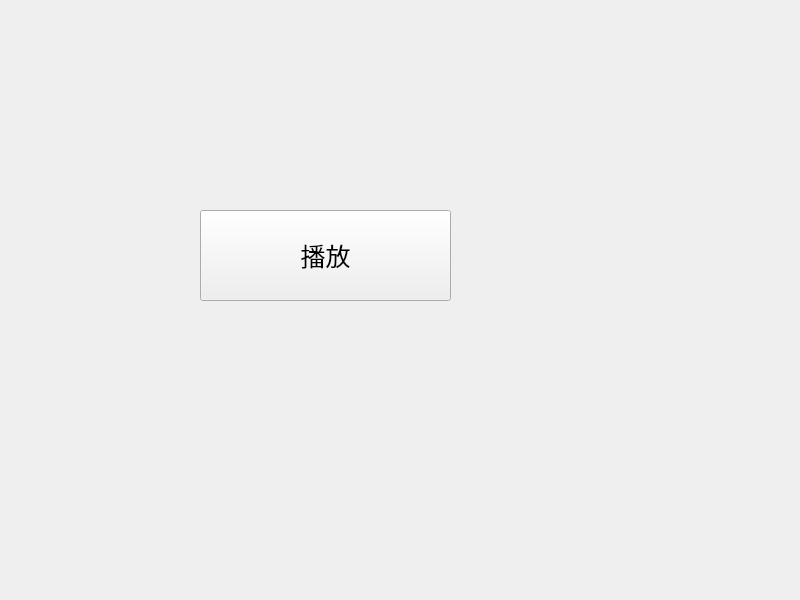
<?xml version="1.0" encoding="UTF-8"?>
<ui version="4.0">
 <class>Widget</class>
 <widget class="QWidget" name="Widget">
  <property name="geometry">
   <rect>
    <x>0</x>
    <y>0</y>
    <width>800</width>
    <height>600</height>
   </rect>
  </property>
  <property name="windowTitle">
   <string>Widget</string>
  </property>
  <widget class="QPushButton" name="pushButton">
   <property name="geometry">
    <rect>
     <x>200</x>
     <y>210</y>
     <width>251</width>
     <height>91</height>
    </rect>
   </property>
   <property name="font">
    <font>
     <pointsize>19</pointsize>
    </font>
   </property>
   <property name="text">
    <string>播放</string>
   </property>
  </widget>
 </widget>
 <resources/>
 <connections/>
</ui>
